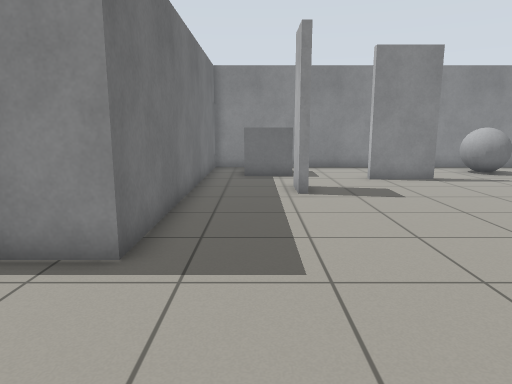
[1] (above)

16 first-person views from a walk through a world built for the Gazebo simulator. The camera is 1 m above the floor, tilts 10° down and sees 70° across. The floor is counted in squares, 0.5 m on a side. Each view is taken from the middle of a square. On the plan, view 1 faces up. The plan holds only what a view shows up to about 19 squares ahead; the rest is blank. Robots are left out.

[2]
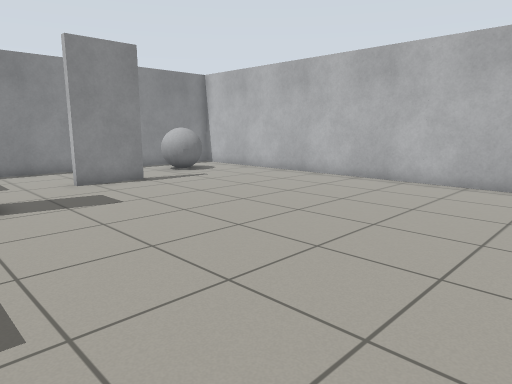

[3]
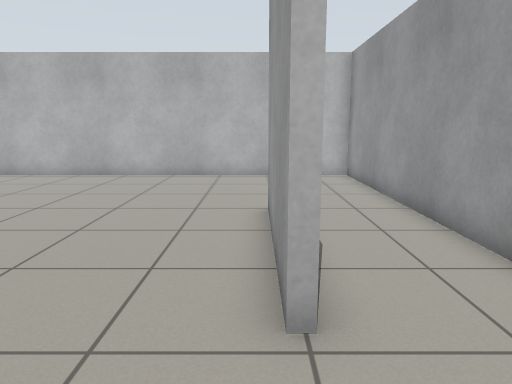

[4]
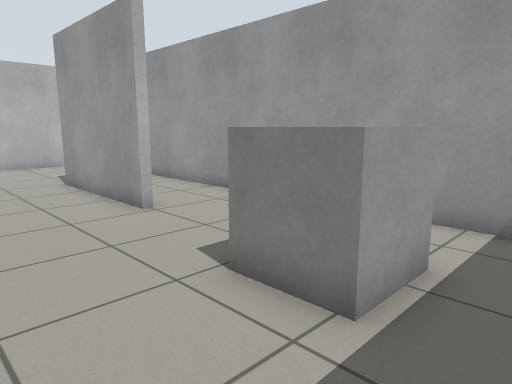

[5]
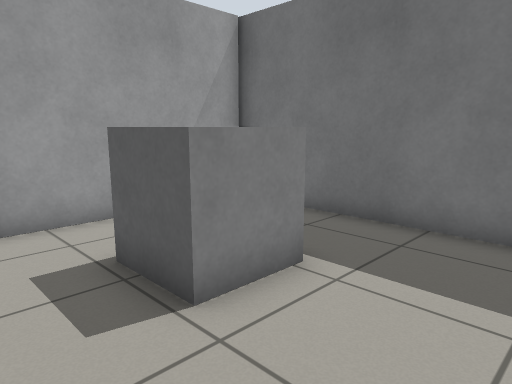

[6]
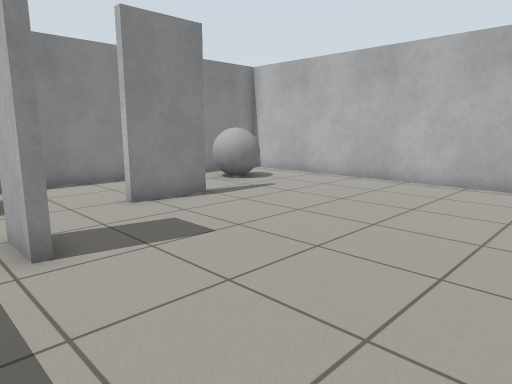

[7]
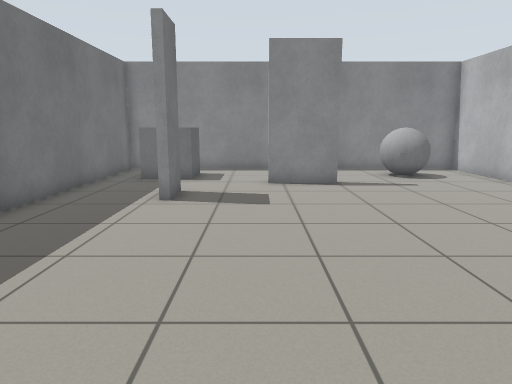

[8]
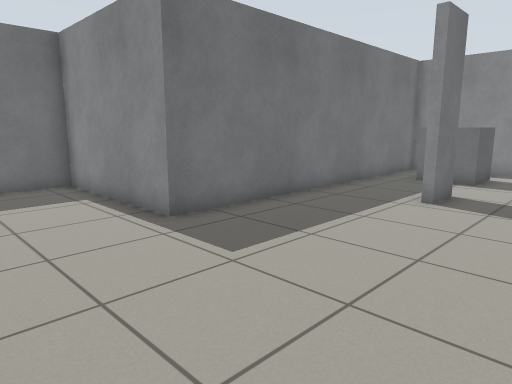

[9]
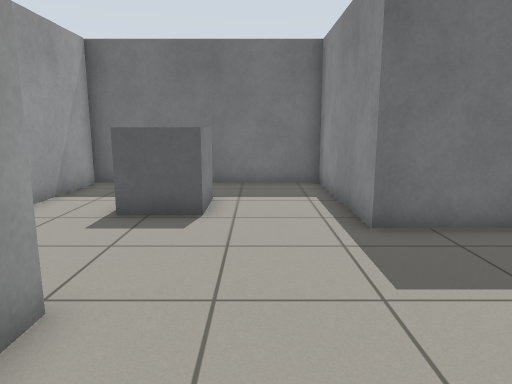

[10]
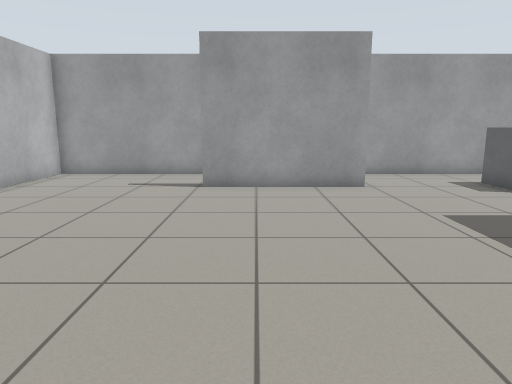

[11]
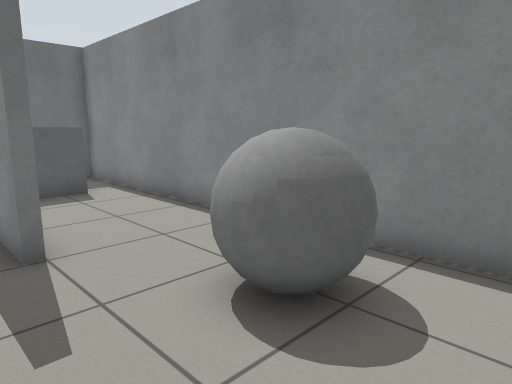

[12]
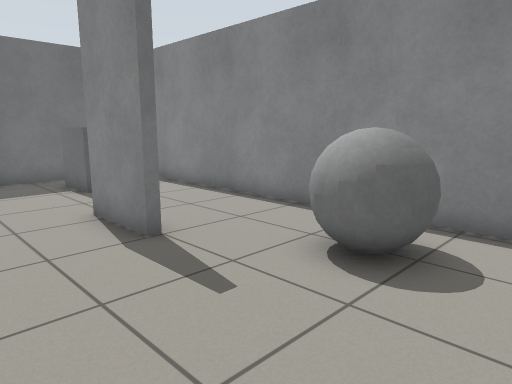

[13]
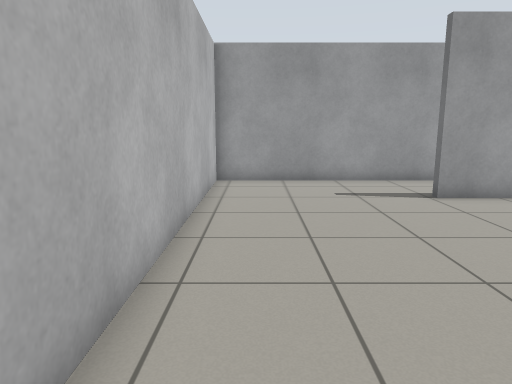

[14]
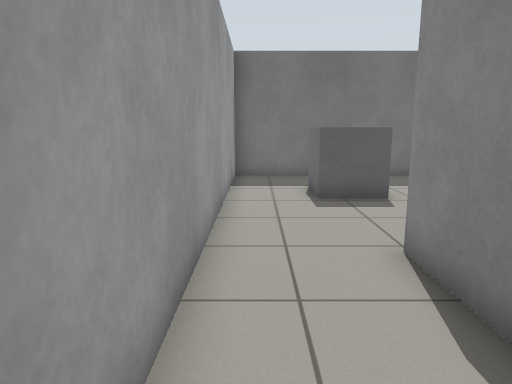

[15]
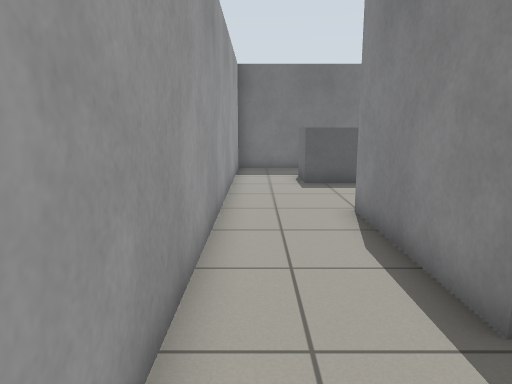

[16]
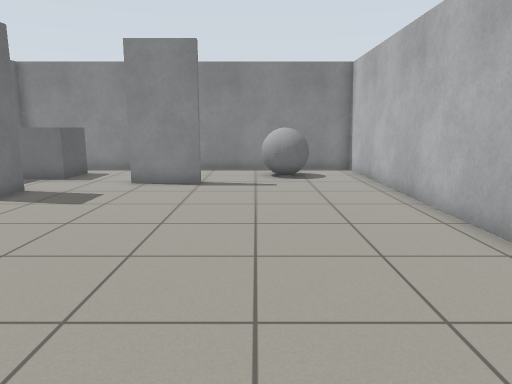

### Floor plan
Points are (right, up) in squares from view 1. A wall is a line through its corners. A room is listed if a view was taken in it or the views show most of it. See-through windows are left out.
Room 1 (views 1, 2, 3, 4, 5, 6, 7, 8, 9, 10, 11, 12, 13, 14, 15, 16)
walls: (1.3, 11) (1.3, 12.6); (1.6, 12.6) (1.6, 11); (-2.1, 5.3) (-8.3, 5.3) (-8.3, -2.9) (13.5, -2.9) (13.5, 18.7) (-2.1, 18.7) (-2.1, 5.3); (1.2, 0.7) (6.9, 0.7); (6.9, 0.4) (1.2, 0.4); (7, 14.2) (4.4, 14.2)
objects: grey box (-5, 0) to (-3, 2); grey box (0, 15) to (1, 17); grey ball (9, 16) to (11, 17)

Positions as (right, up) in squares from view 1, and headings:
1: (0, 0), facing up
2: (0, 1), facing up-right
3: (-2, 1), facing right
4: (-7, 5), facing down-right
5: (-1, 5), facing down-left
6: (0, 5), facing up-right
7: (4, 1), facing up
8: (5, 1), facing up-left
9: (5, 3), facing left
10: (5, 13), facing down
11: (13, 13), facing up-left
12: (13, 11), facing up-left
13: (12, 11), facing down
14: (7, -2), facing left
15: (10, -2), facing left
16: (9, 1), facing up
